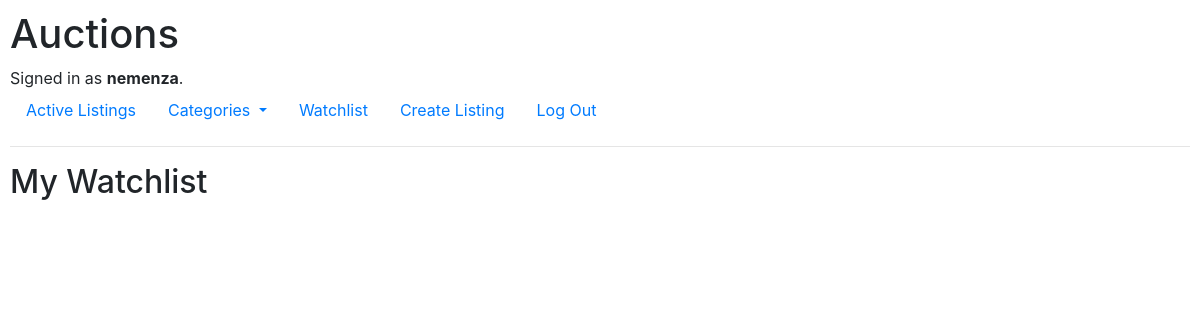
Page /watchlist (signed in) on the earlier database version.
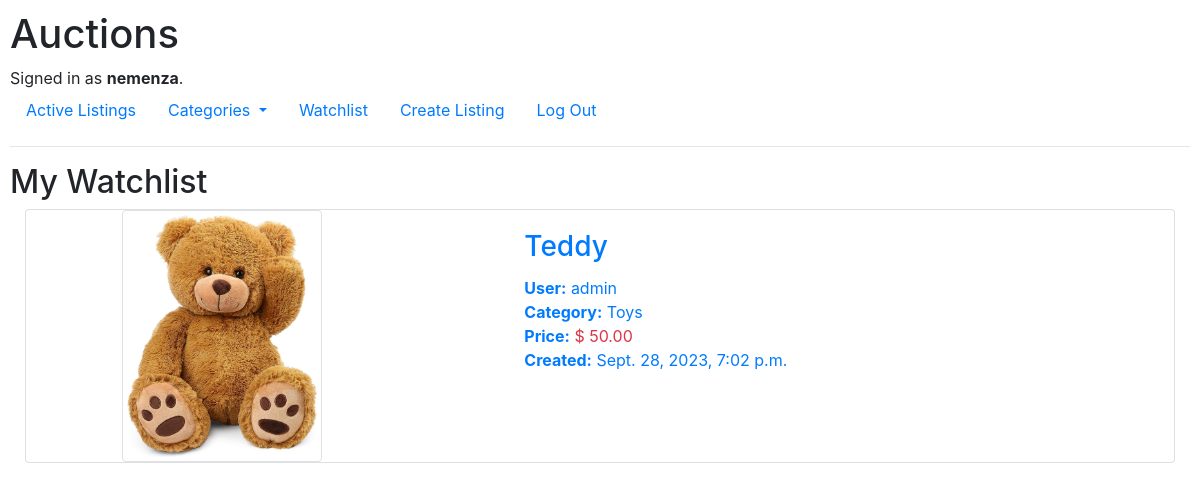
Same page on the later database version.
### auctions/models.py (models this page shows, shortened)
class WatchlistItem(models.Model):
    user = models.ForeignKey(User, on_delete=models.CASCADE)
    listing = models.ForeignKey(Listing, on_delete=models.CASCADE)
    class Meta:
        verbose_name = 'Watchlist'

class Listing(models.Model):
    title = models.CharField(max_length=100)
    description = models.TextField(max_length=1000)
    username = models.ForeignKey(
        settings.AUTH_USER_MODEL, on_delete=models.CASCADE)
    starting_bid = models.DecimalField(max_digits=6, decimal_places=2, validators=[
        MinValueValidator(0.50)], blank=False)
    web_page = models.URLField(max_length=200, blank=True)
    img = models.ImageField(null=True, blank=True, upload_to='media/')
    active = models.BooleanField(default=True)
    created_date = models.DateTimeField(auto_now_add=True)
    class Categories(models.TextChoices):
        CLOTHING = 'Clothing'
        TOYS = 'Toys'
        GAMES = 'Games'
        ELECTRONICS = 'Electronics'
        HOME = 'Home'
        SPORTS = 'Sports'
        BEAUTY = 'Beauty'
        BOOKS = 'Books'
        GROCERY = 'Grocery'
        AUTOMOTIVE = 'Automotive'
        HEALTH = 'Health'
    categories = models.CharField(max_length=100, choices=Categories.choices)
    winner = models.ForeignKey(User, null=True, blank=True,
                               related_name="won_listings", on_delete=models.SET_NULL)
    class Meta:
        verbose_name = 'Listing'
        verbose_name_plural = 'Listings'

class User(AbstractUser):
    pass

### auctions/views.py (the view)
# urls.py: path("watchlist", views.get_watchlist, name="watchlist"),
def get_watchlist(request):
    listings = WatchlistItem.objects.all().filter(user_id=request.user)
    list_categories = [c[0] for c in Listing.categories.field.choices]
    context = {"listings": listings, "list_categories": list_categories}
    return render(request, "auctions/watchlist_listing.html", context)

### auctions/templates/auctions/watchlist_listing.html (shortened to what this page needs)
{% extends "auctions/layout.html" %}
{% load static %}
{% block body %}
    <h2>My Watchlist</h2>
    {% for listing in listings %}
    <div class="container-fluid">
        <div class="card mb-3">
            <div class="row no-gutters">
                <div class="col-md-1">
                </div>
                <div class="col-md-4">
                    <a href="{% url "detail" listing.listing.pk %}">
                        <img src="{{listing.listing.img.url}}" alt="{{listing.listing.title}}" class="img-fluid img-thumbnail" width="200">
                    </a>
                </div>
                <div class="col-md-7">
                    <a href="{% url "detail" listing.listing.pk %}">
                        <div class="card-body">
                            <h3 class="card-title">{{listing.listing.title}}</h3>
                            <ul class="list-unstyled">
                                <li><strong>User:</strong> {{listing.listing.username}}</li>
                                <li><strong>Category:</strong> {{listing.listing.categories}}</li>
                                <li><strong>Price:</strong> <span class="text-danger">$ {{listing.listing.starting_bid}}</span></li>
                                <li><strong>Created:</strong> {{listing.listing.created_date}}</li>
                            </ul>
                        </div>
                    </a>
                </div>
            </div>
        </div>
    </div>
</body>
{% endfor %}
{% endblock %}

Differences in the rows shown:
added WatchlistItem: listing.img (picture), listing "Teddy", listing.username "admin", listing.categories "Toys", listing.starting_bid "50.00", listing.created_date "Sept. 28, 2023, 7:02 p.m."
